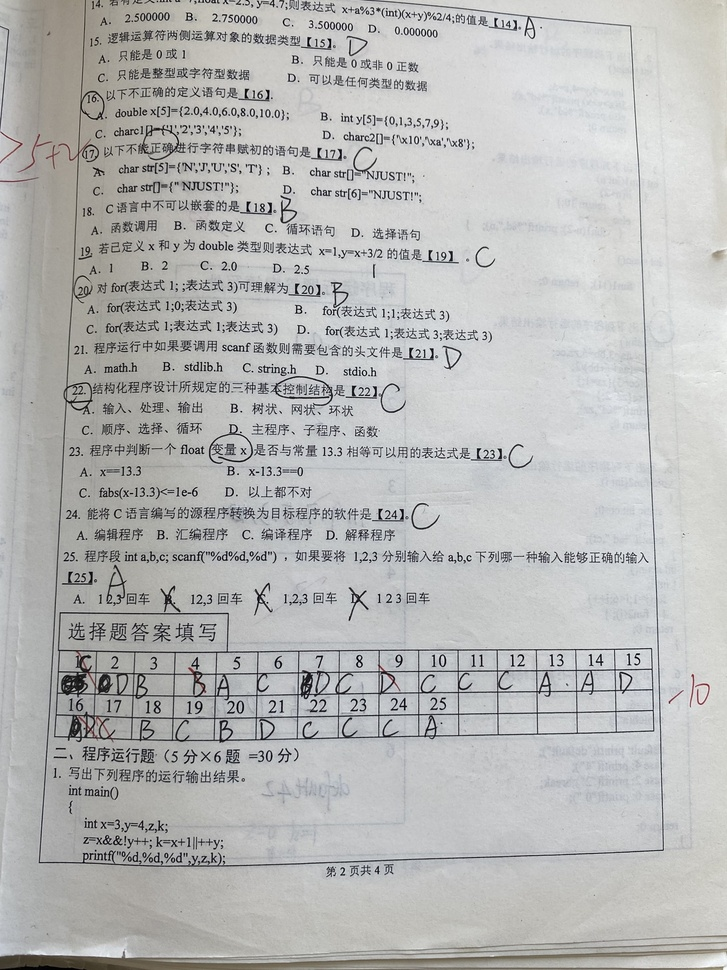
#> input picture practice/xun4/images/train/IMG_8342.JPG, 727 x 970 px, shrunk from 2761 x 3681 before the run, found by its file name
$ python qingxiejiaozheng.py
#> lines starting #> are read from the running program, lines starting #| are printed output that depends on the picture
import cv2
import numpy as np
import os


def deskew_image(image_path, output_path=None):
    """
    矫正倾斜的图片
    :param image_path: 输入图片路径
    :param output_path: 输出图片路径(可选)
    :return: 矫正后的图片
    """
#> called with image_path = 'D:\\aliOCR\\IMG_8342.JPG', output_path = 'D:\\aliOCR\\IMG_8342_deskewed.JPG'
    # 检查文件是否存在
    if not os.path.exists(image_path):
        raise FileNotFoundError(f"无法找到图片文件: {image_path}")

    # 读取图片
    image = cv2.imread(image_path)
#> image is the input picture: shape (970, 727, 3); mean B, G, R 183.4, 184.3, 183.7
    if image is None:
        raise ValueError(f"无法读取图片，请检查文件格式是否支持: {image_path}")

    gray = cv2.cvtColor(image, cv2.COLOR_BGR2GRAY)

    # 二值化处理
    gray = cv2.bitwise_not(gray)
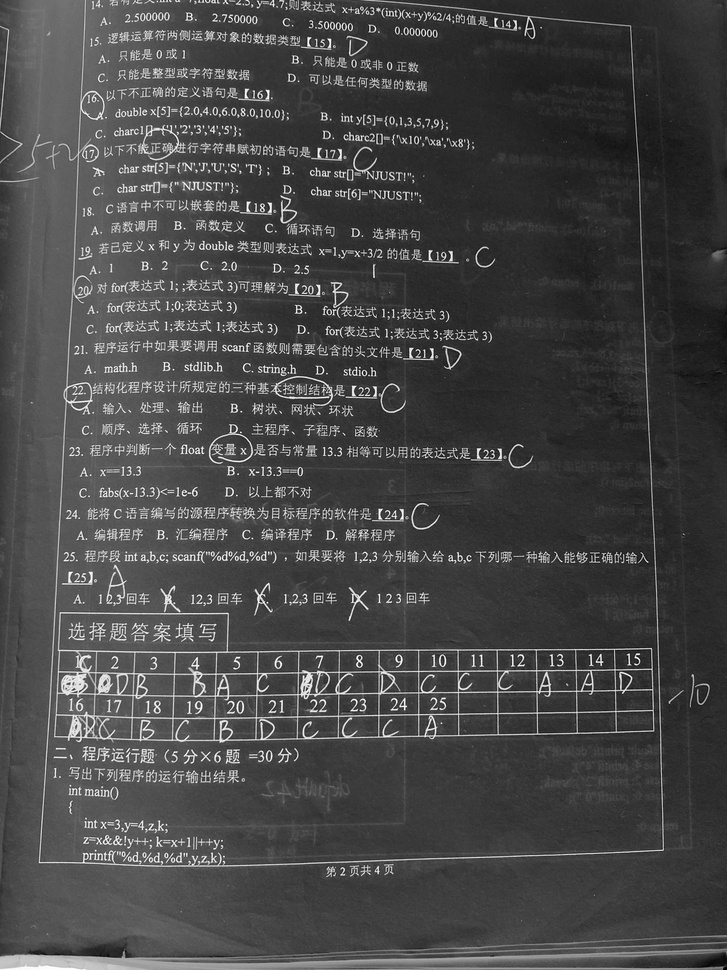
#> gray: shape (970, 727); min 0, max 255, mean 71
    thresh = cv2.threshold(gray, 0, 255, cv2.THRESH_BINARY | cv2.THRESH_OTSU)[1]
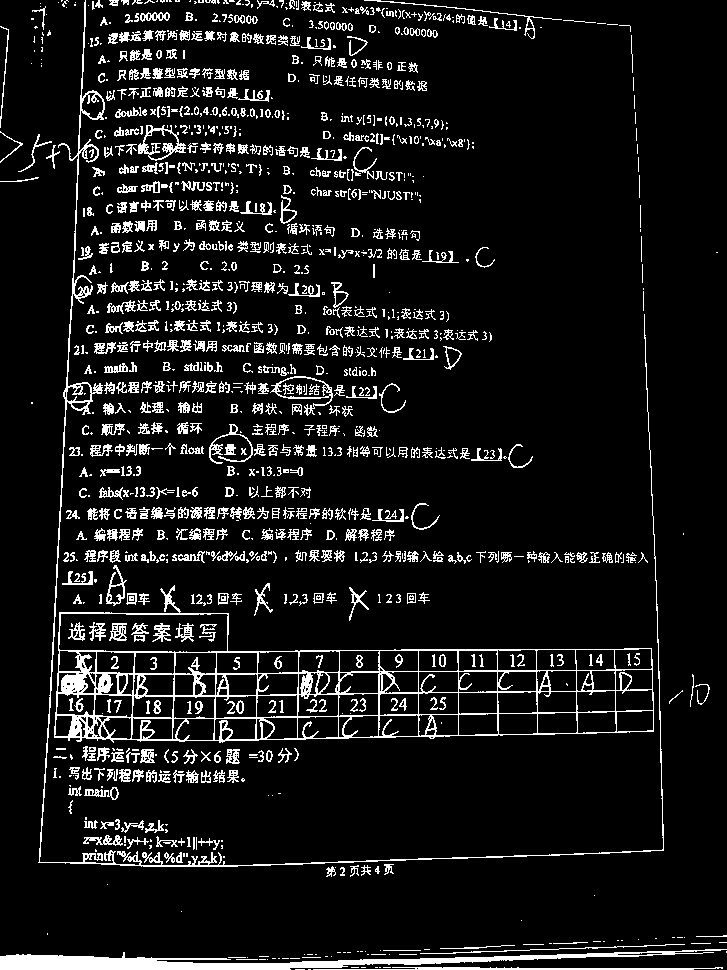
#> thresh: shape (970, 727); 9.2% white in thin lines or dots

    # 计算包含所有白色像素的最小旋转矩形
    coords = np.column_stack(np.where(thresh > 0))
#> coords = 65150 pairs, first value 0 to 969, second value 0 to 726
    angle = cv2.minAreaRect(coords)[-1]
#> angle = -90

    # 调整角度
    if angle < -45:
        angle = -(90 + angle)
#> angle = 0
    else:
        angle = -angle

    # 旋转图像
    (h, w) = image.shape[:2]
#> h = 970; w = 727
    center = (w // 2, h // 2)
#> center = (363, 485)
    M = cv2.getRotationMatrix2D(center, angle, 1.0)
#> M = [[1, 0, 0], [0, 1, 0]]
    rotated = cv2.warpAffine(image, M, (w, h), flags=cv2.INTER_CUBIC, borderMode=cv2.BORDER_REPLICATE)

    # 显示结果
    print(f"[INFO] 矫正角度: {angle:.3f}°")
#| [INFO] 矫正角度: -0.000°

    # 保存结果
    if output_path:
        cv2.imwrite(output_path, rotated)

    return rotated


def main():
    try:
        # 输入图片路径 - 修改为你的实际路径
        input_image = r"D:\aliOCR\IMG_8342.JPG"  # 使用原始字符串避免转义问题
        output_image = r"D:\aliOCR\IMG_8342_deskewed.JPG"  # 输出图片路径

        # 检查输入文件是否存在
        if not os.path.exists(input_image):
            print(f"错误: 输入文件不存在 - {input_image}")
            return

        # 执行矫正
        deskewed = deskew_image(input_image, output_image)

        # 显示结果
        cv2.imshow("Original", cv2.imread(input_image))
        cv2.imshow("Deskewed", deskewed)
        cv2.waitKey(0)
        cv2.destroyAllWindows()

        print(f"图片矫正完成，结果已保存到: {output_image}")
    except Exception as e:
        print(f"发生错误: {str(e)}")


if __name__ == "__main__":
    main()

$ run again, with practice/xun4/images/train/IMG_8345.JPG copied over practice/xun4/images/train/IMG_8342.JPG
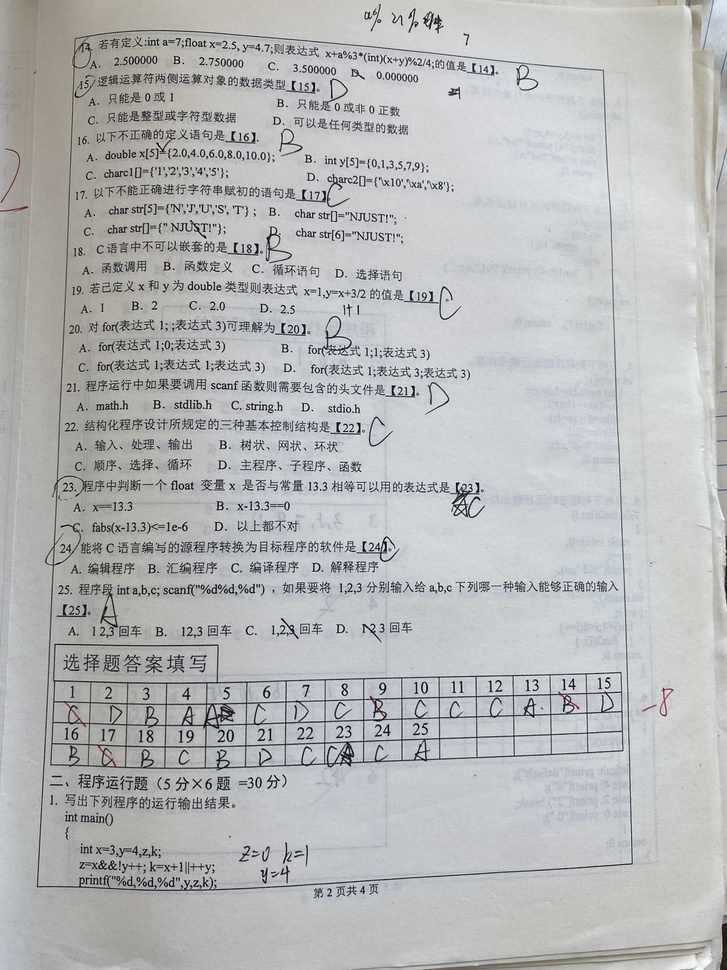
#> input picture practice/xun4/images/train/IMG_8345.JPG, 727 x 970 px, shrunk from 2812 x 3750 before the run, found by its file name
#> in deskew_image, image is the input picture: shape (970, 727, 3); mean B, G, R 184.5, 183.9, 182.6
#> in deskew_image, `gray = cv2.bitwise_not(gray)`:
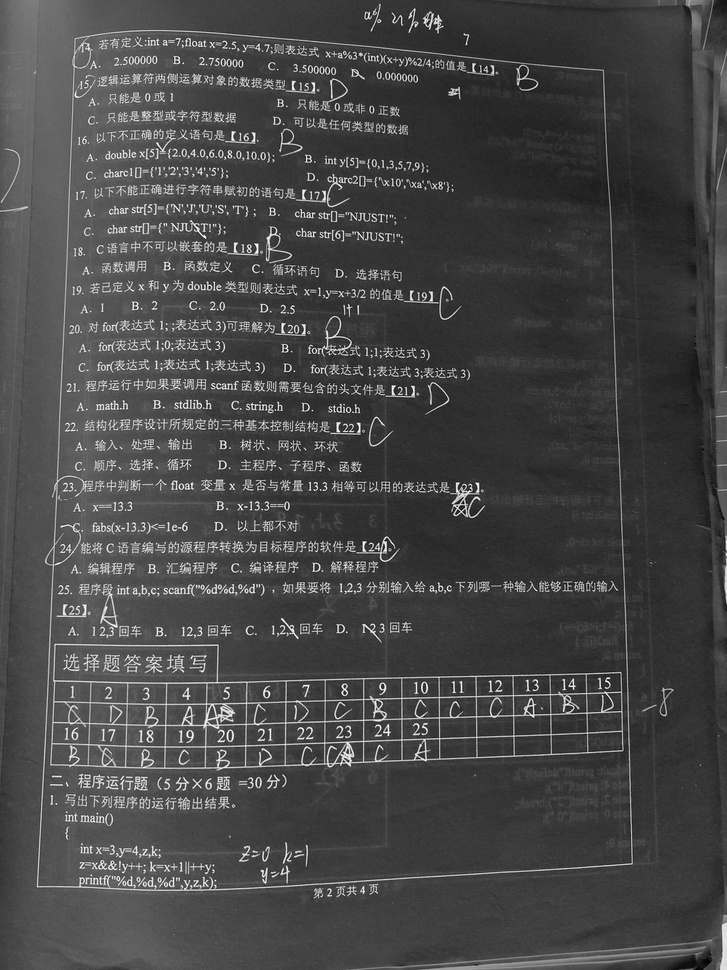
#> gray: shape (970, 727); min 0, max 255, mean 71.4
#> in deskew_image, `thresh = cv2.threshold(gray, 0, 255, cv2.THRESH_BINARY | cv2.THRESH_OT..`:
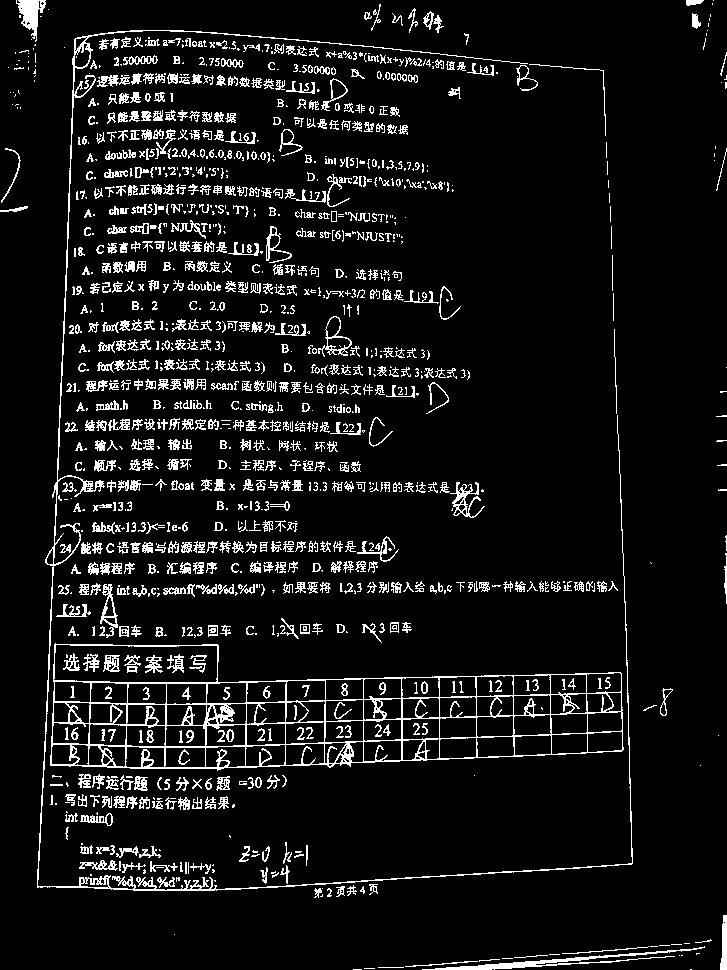
#> thresh: shape (970, 727); 8.3% white in thin lines or dots
#> coords = 58268 pairs, first value 0 to 969, second value 0 to 726
#> in deskew_image, `angle = cv2.minAreaRect(coords)[-1]`: angle = -90
#> in deskew_image, `angle = -(90 + angle)`: angle = 0
#> M = [[1, 0, 0], [0, 1, 0]]
#| [INFO] 矫正角度: -0.000°
